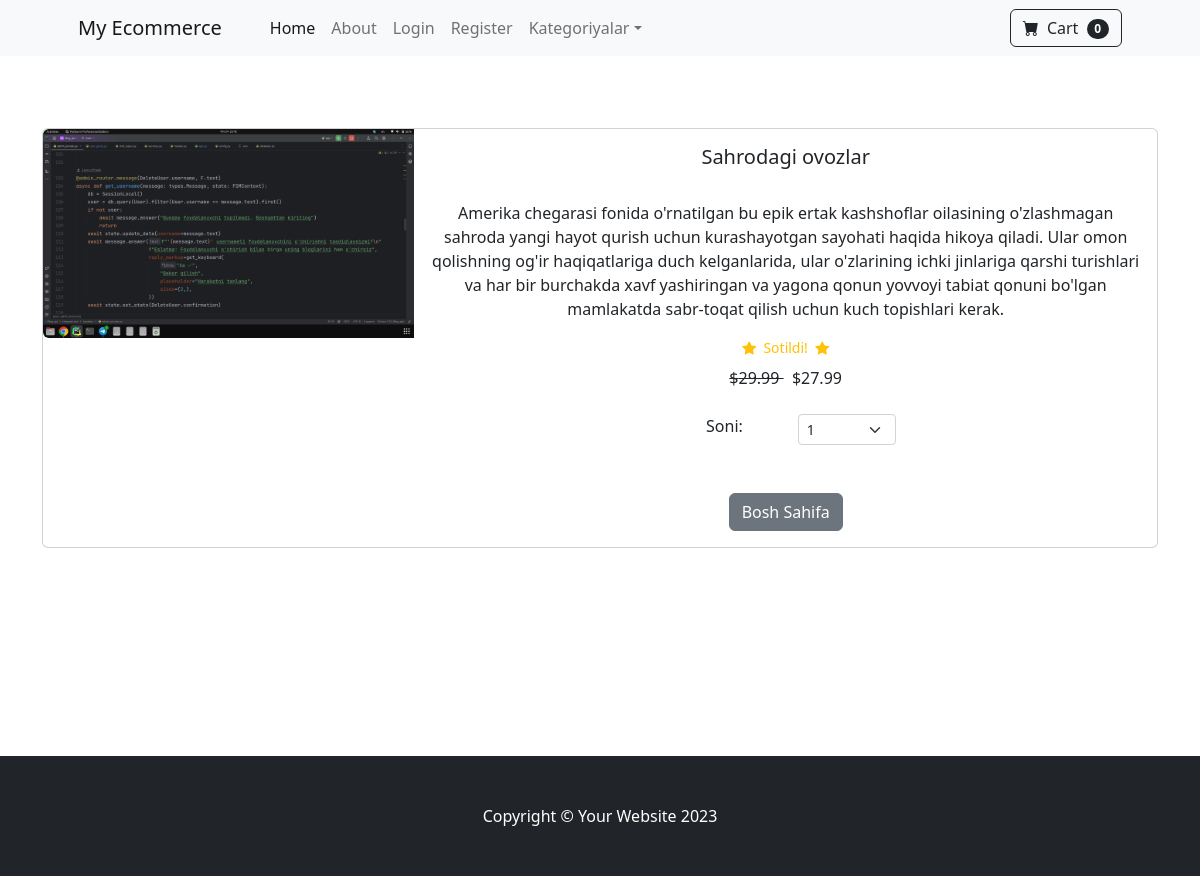
The page /product/9/ on the database its author committed.
### store/models.py (models this page shows, shortened)
class Product(models.Model):
    name = models.CharField(max_length=100)
    price = models.DecimalField(max_digits=6, decimal_places=2, default=0)
    category = models.ForeignKey(Category, on_delete=models.CASCADE, default=1)
    description = models.TextField(default="", blank=True, null=True)
    image = models.ImageField(upload_to='uploads/product/')
    is_sale = models.BooleanField(default=False)
    sale_price = models.DecimalField(max_digits=6, decimal_places=2, default=0)

### store/views.py (the view)
# urls.py: path('product/<int:pk>/', views.product, name='product'),
def product(request, pk):
    product = Product.objects.get(id=pk)
    return render(request, 'product.html', {'product': product})

### cart/cart.py (called while the page is built)
    def __len__(self):
        return len(self.cart)

### cart/context_processors.py (called while the page is built)
def cart(request):
    return {'cart': Cart(request)}

### store/templates/product.html (shortened to what this page needs)
{% extends 'base.html' %}
{% block content %}
    <br/>
    <br/>
    <br/>
    <div class="container">
        <div class="card mb-3">
            <div class="row g-0">
                <div class="col-md-4">
                    <img src="{{ product.image.url }}" class="img-fluid rounded-start" alt="...">
                </div>
                <div class="col-md-8">
                    <div class="card-body">
                        <center>
                            <h5 class="card-title">{{ product.name }}</h5>
                            <br/>
                            <p class="card-text justified">{{ product.description }}</p>
                            {% if product.is_sale %}
                                <div class="d-flex justify-content-center small text-warning mb-2">
                                    <div class="bi-star-fill"></div>
                                    &nbsp;&nbsp;Sotildi!&nbsp;&nbsp;
                                    <div class="bi-star-fill"></div>
                                </div>
                                <strike>
                                    ${{ product.price }}
                                </strike>
                                &nbsp;
                                ${{ product.sale_price }}
                            {% else %}
                                ${{ product.price }}
                            {% endif %}
                            <br/><br/>
                            <div class="row justify-content-center">
                                <div class="col-md-2">Soni:</div>
                                <div class="col-md-2">
                                    <select class="form-select form-select-sm" id="qty-cart">
                                        <option value="1">1</option>
                                    </select>
                                </div>
                            </div>
                            <br/><br/>
                            <a href="{% url 'home' %}" class="btn btn-secondary">Bosh Sahifa</a>
                        </center>
                    </div>
                </div>
            </div>
        </div>
    </div>
    <br/><br/>
    <br/><br/>
    <br/><br/>
    <br/><br/>
{% endblock %}

### rows shown on the page
Product: image (picture), name "Sahrodagi ovozlar", description "Amerika chegarasi fonida o'rnatilgan bu epik ertak kashshoflar oilasining o'zlashmagan sahroda yangi hayot qurish uchun kurashayotgan sayohati haqida hikoya qiladi. Ular omon qolishning og'ir haqiqatlariga duch kelganlarida, ular o'zlarining ichki jinlariga qarshi turishlari va har bir burchakda xavf yashiringan va yagona qonun yovvoyi tabiat qonuni bo'lgan mamlakatda sabr-toqat qilish uchun kuch topishlari kerak.", price "29.99", sale_price "27.99"

### other values the page prints
{{ cart|length }} "0"
